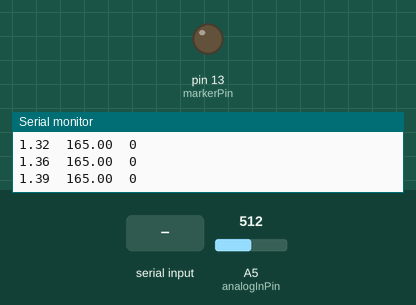
Simulated run of this sketch. Board: Arduino Uno, built with avr-gcc and run on an emulated ATmega328P. On the bench: output pins drawn as LEDs (lit = HIGH), the last lines printed to the serial monitor. The test bench sets the inputs (shaded band); at power-on: A5 (analogInPin) = 512.

Above: at 1.4 s.
1.5 s: "M90\n" received over Serial
At 1.67 s:
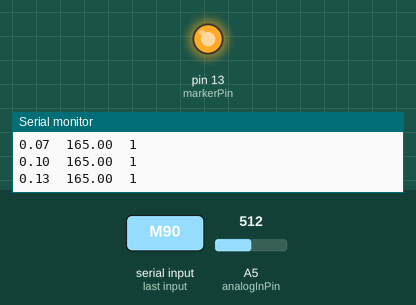
Timing chart, 0 to 4.5 s (numbered marks = the images above; inputs shaded):
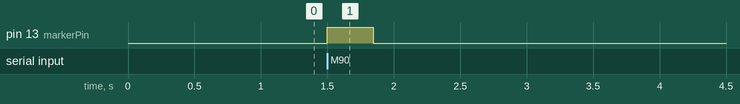

The sketch:

loadcell_server.pde
```cpp
// (licence header left out)
// our analog input pin
const int analogInPin = A5;
const int markerPin = 13;
int mark = 0;
long time = 0;

// settings for the connected loadcell and analogReference
float forceMax = 3000.0;
float forceMin = 30.0;
float voltageOut = 10.0;
float voltageRef = 1.1;
float sampleRate = 30;

// input
int sensorValue = 0;
float pounds = 0.0;
long lastReadingTime = 0;

// command buffer
const int bufferLen = 256;
char buffer[bufferLen] = "";
int bufferPos = 0;


void setVref( float vref )
{
  if( vref == 1.1 )
    analogReference(INTERNAL);
  else
    analogReference(DEFAULT);
  delay(100);
  analogRead(analogInPin);
  delay(100);
}

void setup()
{
  setVref(voltageRef);

  Serial.begin(115200);

  // debug
  pinMode(markerPin, OUTPUT);
}

void doCommand(char *buffer)
{
  if( strlen(buffer) > 1 )
  {
    char cmd = 0;
    float value1, value2, value3, value4, value5;

    // sscanf %f is missing so we use strtok and atof instead
    const char delim[] = " ,\n";
    char *tok = strtok(buffer, delim);
    if( tok ) cmd = tok[0];
    tok = strtok(NULL, delim);
    if( tok ) value1 = atof(tok);
    tok = strtok(NULL, delim);
    if( tok ) value2 = atof(tok);
    tok = strtok(NULL, delim);
    if( tok ) value3 = atof(tok);
    tok = strtok(NULL, delim);
    if( tok ) value4 = atof(tok);
    tok = strtok(NULL, delim);
    if( tok ) value5 = atof(tok);

    // adjust force scales
    if( cmd == 'P' && (value4 == 1.1 || value4 == 5.0))
    {
      forceMax = value1;
      forceMin = value2;
      voltageOut = value3;
      voltageRef = value4;
      sampleRate = value5;

      setVref(voltageRef);
    }

    // signal a marker
    if( cmd == 'M' )
    {
      mark = 10;    // mark for 10 samples from now
      time = millis();
      digitalWrite(markerPin, HIGH);
    }
  }
}

void loop()
{
  while (Serial.available() > 0)
  {
    int ch = Serial.read();

    // flush command on newline or buffer full
    if( ch == -1 || ch == '\n' || (bufferPos>=(bufferLen-1)) )
    {
      buffer[bufferPos] = 0;  // null terminate
      doCommand(buffer);
      bufferPos = 0;  // reset
    }
    else
      buffer[bufferPos++] = ch;
  }

  // check for a reading no more than N times a second
  if( (millis() - lastReadingTime) > 1000/sampleRate )    // 120fps
  {
      float elapsedTime = (millis() - time) / 1000.0;

      // read the analog in value:
      sensorValue = analogRead(analogInPin); // [0..1023]
//      sensorValue = random(100,150) + abs(sin(elapsedTime*4) * 100.0);

      // map it to the range of the analog out:
      float poundsPerVolt = (forceMax/voltageOut);
      float voltage = sensorValue/1024.0 * voltageRef;
      pounds = floor(voltage * poundsPerVolt);

      // drop the marker
      if( mark > 0 )
      {
        mark --;
        if( mark == 0 )
          digitalWrite(markerPin, LOW);
      }

      // stream the current time in seconds
      Serial.print(elapsedTime);
      Serial.print("\t");

      // stream the current load
      Serial.print(pounds);

      // stream the current marker
      Serial.print("\t");
      Serial.println(mark>0 ? "1" : "0");

      // timestamp the last time you got a reading:
      lastReadingTime = millis();
  }
}
```

Measured:
- after the input at 1.5 s, pin 13 (markerPin): LOW → HIGH at once, → LOW 0.35 s later
